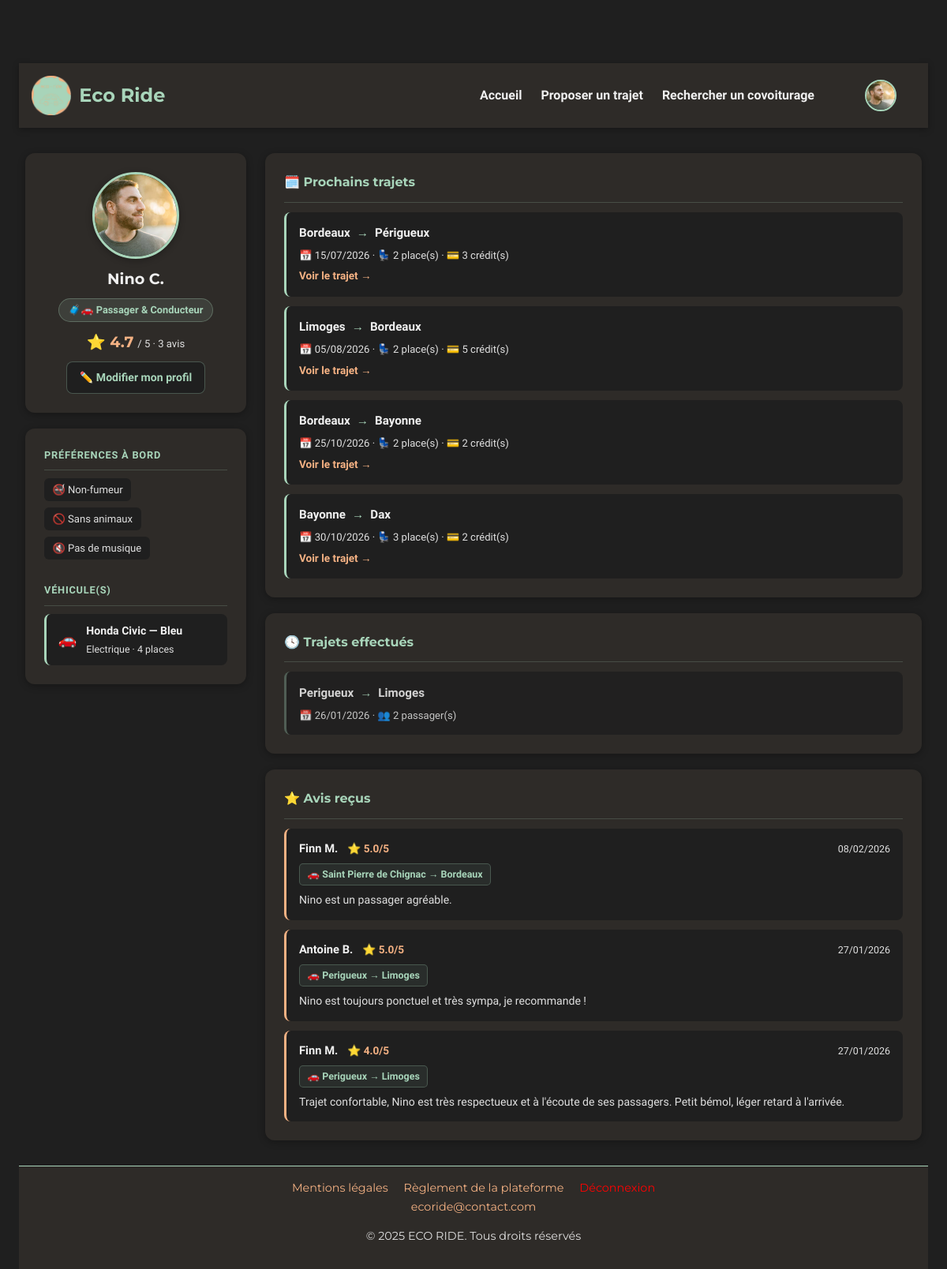
Page /PROJET/UTILISATEUR/USR-profil.php?id=1 (signed in) on the committed database.
### tables this page shows
CREATE TABLE `utilisateurs` (
  `id` int(11) NOT NULL,
  `nom` varchar(100) NOT NULL,
  `prenom` varchar(100) NOT NULL,
  `email` varchar(150) DEFAULT NULL,
  `mot_de_passe` varchar(255) NOT NULL,
  `role` enum('passager','conducteur','passager-conducteur') NOT NULL,
  `date_naissance` date DEFAULT NULL,
  `bio` text DEFAULT NULL,
  `date_inscription` datetime DEFAULT current_timestamp(),
  `photo` varchar(255) DEFAULT 'default.jpg',
  `driver_completed` tinyint(1) DEFAULT 0,
  `profile_completed` tinyint(1) DEFAULT 0,
  `suspendu` tinyint(1) NOT NULL DEFAULT 0
);

CREATE TABLE `vehicules` (
  `vehicule_id` int(11) NOT NULL,
  `id_utilisateur` int(11) NOT NULL,
  `plaque` varchar(20) NOT NULL,
  `date_premiere_immat` date DEFAULT NULL,
  `marque` varchar(50) DEFAULT NULL,
  `modele` varchar(50) DEFAULT NULL,
  `couleur` varchar(50) DEFAULT NULL,
  `carburant` varchar(50) DEFAULT NULL,
  `places` int(11) DEFAULT 4,
  `animaux_acceptes` enum('oui','non') DEFAULT 'non',
  `fumeur` enum('oui','non') DEFAULT 'non',
  `musique` varchar(50) DEFAULT NULL
);

CREATE TABLE `trajets` (
  `id` int(11) NOT NULL,
  `id_conducteur` int(11) NOT NULL,
  `depart` varchar(255) NOT NULL,
  `arrivee` varchar(255) NOT NULL,
  `etapes` text DEFAULT NULL,
  `commentaire` text DEFAULT NULL,
  `date_depart` date NOT NULL,
  `heure_depart` time NOT NULL,
  `heure_arrivee` time DEFAULT NULL,
  `vehicule_id` int(11) DEFAULT NULL,
  `places_disponibles` int(11) DEFAULT 1,
  `prix` int(11) NOT NULL DEFAULT 2,
  `statut` enum('publie','complet','annule','termine','en_cours') DEFAULT 'publie'
);

CREATE TABLE `avis` (
  `id` int(11) NOT NULL,
  `id_trajet` int(11) NOT NULL,
  `id_auteur` int(11) NOT NULL,
  `id_destinataire` int(11) NOT NULL,
  `note` decimal(2,1) DEFAULT NULL,
  `commentaire` text DEFAULT NULL,
  `date_creation` datetime DEFAULT current_timestamp(),
  `statut` enum('en_attente','valide','refuse') NOT NULL DEFAULT 'en_attente'
);

### PROJET/UTILISATEUR/USR-profil.php (the view, shortened to what this page needs)
<?php
include('../PHP/connexion.php');
$id = isset($_GET['id']) ? (int)$_GET['id'] : 0;
$stmt = $bdd->prepare("SELECT * FROM utilisateurs WHERE id = ?");
$stmt->execute([$id]);
$user = $stmt->fetch(PDO::FETCH_ASSOC);
$isOwnProfile = ($_SESSION['user_id'] == $id);
$stmt = $bdd->prepare("SELECT AVG(note) as moyenne, COUNT(*) as total FROM avis WHERE id_destinataire = ? AND statut = 'valide'");
$stmt->execute([$id]);
$note_info = $stmt->fetch(PDO::FETCH_ASSOC);
$stmt = $bdd->prepare("SELECT * FROM vehicules WHERE id_utilisateur = ?");
$stmt->execute([$id]);
$vehicules = $stmt->fetchAll(PDO::FETCH_ASSOC);
$stmt = $bdd->prepare("
    SELECT t.*, COUNT(tp.id_passager) as nb_passagers
    FROM trajets t
    LEFT JOIN trajets_passagers tp ON tp.id_trajet = t.id
    WHERE t.id_conducteur = ? AND t.statut = 'termine'
    GROUP BY t.id
    ORDER BY t.date_depart DESC
    LIMIT 5
");
$stmt->execute([$id]);
$trajets = $stmt->fetchAll(PDO::FETCH_ASSOC);
$stmt = $bdd->prepare("
    SELECT t.*
    FROM trajets t
    WHERE t.id_conducteur = ? AND t.statut IN ('publie', 'complet')
    AND t.date_depart >= CURDATE()
    ORDER BY t.date_depart ASC
    LIMIT 5
");
$stmt->execute([$id]);
$trajets_avenir = $stmt->fetchAll(PDO::FETCH_ASSOC);
$stmt = $bdd->prepare("
    SELECT a.note, a.commentaire, a.date_creation,
           u.prenom, u.nom,
           t.depart AS trajet_depart, t.arrivee AS trajet_arrivee
    FROM avis a
    JOIN utilisateurs u ON u.id = a.id_auteur
    LEFT JOIN trajets t ON t.id = a.id_trajet
    WHERE a.id_destinataire = ? AND a.statut = 'valide'
    ORDER BY a.date_creation DESC
");
$stmt->execute([$id]);
$avis = $stmt->fetchAll(PDO::FETCH_ASSOC);
$roles_labels = [
    'passager'             => '🧳 Passager',
    'conducteur'           => '🚗 Conducteur',
    'passager-conducteur'  => '🧳🚗 Passager & Conducteur',
];
?>
<!DOCTYPE html>
<html lang="fr">
<head>
    <link rel="stylesheet" href="../CSS/style_global.css">
    <link rel="stylesheet" href="../CSS/CSS UTILISATEUR/USR-profil.css">
</head>
<body>
<?php include('../COMPONENTS/COMP-header.php'); ?>
<main class="profil-main">
    <aside class="profil-aside">
        <div class="profil-card">
            <img src="../../IMAGES/profiles/<?= htmlspecialchars($user['photo'] ?? 'default.jpg') ?>"
                 class="profil-avatar" alt="Photo de profil">
            <h2 class="profil-nom"><?= htmlspecialchars($user['prenom'] . ' ' . $user['nom']) ?></h2>
            <span class="profil-role-badge"><?= $roles_labels[$user['role']] ?? ucfirst($user['role']) ?></span>
            <?php if ($note_info['total'] > 0): ?>
            <div class="profil-note">
                <span class="profil-note-value">⭐ <?= number_format($note_info['moyenne'], 1) ?></span>
                <span class="profil-note-label">/ 5 · <?= $note_info['total'] ?> avis</span>
            </div>
            <?php else: ?>
            <p class="profil-note-empty">Aucun avis pour le moment</p>
            <?php endif; ?>
            <?php if ($isOwnProfile): ?>
            <a href="USR-infos-perso.php" class="profil-btn-edit">✏️ Modifier mon profil</a>
            <?php endif; ?>
        </div>
        <?php if (!empty($vehicules)): $v = $vehicules[0]; ?>
        <div class="profil-card">
            <h3 class="profil-card-title">Préférences à bord</h3>
            <div class="profil-prefs">
                <span class="profil-pref-item"><?= $v['fumeur'] === 'oui' ? '🚬 Fumeur' : '🚭 Non-fumeur' ?></span>
                <span class="profil-pref-item"><?= $v['animaux_acceptes'] === 'oui' ? '🐾 Animaux OK' : '🚫 Sans animaux' ?></span>
                <?php if (!empty($v['musique']) && $v['musique'] !== 'none'): ?>
                <span class="profil-pref-item">🎵 <?= htmlspecialchars(ucfirst($v['musique'])) ?></span>
                <?php else: ?>
                <span class="profil-pref-item">🔇 Pas de musique</span>
                <?php endif; ?>
            </div>
            <h3 class="profil-card-title" style="margin-top:1.25rem;">Véhicule(s)</h3>
            <?php foreach ($vehicules as $v): ?>
            <div class="profil-vehicule">
                <span class="profil-vehicule-icon">🚗</span>
                <div>
                    <p class="profil-vehicule-nom"><?= htmlspecialchars($v['marque'] . ' ' . $v['modele']) ?> — <?= htmlspecialchars($v['couleur']) ?></p>
                    <p class="profil-vehicule-detail"><?= htmlspecialchars($v['carburant']) ?> · <?= $v['places'] ?> places</p>
                </div>
            </div>
            <?php endforeach; ?>
        </div>
        <?php endif; ?>
    </aside>
    <div class="profil-content">
        <?php if (!empty($trajets_avenir)): ?>
        <div class="profil-bloc">
            <h3 class="profil-bloc-title">🗓️ Prochains trajets</h3>
            <?php foreach ($trajets_avenir as $t): ?>
            <div class="profil-trajet-item">
                <div class="profil-trajet-route">
                    <span><?= htmlspecialchars($t['depart']) ?></span>
                    <span class="profil-trajet-arrow">→</span>
                    <span><?= htmlspecialchars($t['arrivee']) ?></span>
                </div>
                <div class="profil-trajet-meta">
                    📅 <?= date('d/m/Y', strtotime($t['date_depart'])) ?>
                    · 💺 <?= htmlspecialchars($t['places_disponibles']) ?> place(s)
                    · 💳 <?= (int)$t['prix'] ?> crédit(s)
                </div>
                <a href="USR-details-trajet.php?id=<?= $t['id'] ?>" class="profil-trajet-link">Voir le trajet →</a>
            </div>
            <?php endforeach; ?>
        </div>
        <?php endif; ?>
        <?php if (!empty($trajets)): ?>
        <div class="profil-bloc">
            <h3 class="profil-bloc-title">🕓 Trajets effectués</h3>
            <?php foreach ($trajets as $t): ?>
            <div class="profil-trajet-item profil-trajet-item--past">
                <div class="profil-trajet-route">
                    <span><?= htmlspecialchars($t['depart']) ?></span>
                    <span class="profil-trajet-arrow">→</span>
                    <span><?= htmlspecialchars($t['arrivee']) ?></span>
                </div>
                <div class="profil-trajet-meta">
                    📅 <?= date('d/m/Y', strtotime($t['date_depart'])) ?>
                    · 👥 <?= $t['nb_passagers'] ?> passager(s)
                </div>
            </div>
            <?php endforeach; ?>
        </div>
        <?php endif; ?>
        <?php if (!empty($avis)): ?>
        <div class="profil-bloc">
            <h3 class="profil-bloc-title">⭐ Avis reçus</h3>
            <?php foreach ($avis as $a): ?>
            <div class="profil-avis-item">
                <div class="profil-avis-header">
                    <span class="profil-avis-auteur"><?= htmlspecialchars($a['prenom'] . ' ' . $a['nom']) ?></span>
                    <span class="profil-avis-note">⭐ <?= $a['note'] ?>/5</span>
                    <span class="profil-avis-date"><?= date('d/m/Y', strtotime($a['date_creation'])) ?></span>
                </div>
                <?php if (!empty($a['trajet_depart']) && !empty($a['trajet_arrivee'])): ?>
                <span class="profil-avis-trajet">
                    🚗 <?= htmlspecialchars($a['trajet_depart']) ?> → <?= htmlspecialchars($a['trajet_arrivee']) ?>
                </span>
                <?php endif; ?>
                <?php if ($a['commentaire']): ?>
                <p class="profil-avis-texte"><?= htmlspecialchars($a['commentaire']) ?></p>
                <?php endif; ?>
            </div>
            <?php endforeach; ?>
        </div>
        <?php endif; ?>
    </div>
</main>
<?php include('../COMPONENTS/COMP-footer.php'); ?>
</body>
</html>

### PROJET/CSS/style_global.css (style rules this page uses)
:root { --vert-doux: #a8d5ba; --orange-doux: #f4b183; --beige-fonce: #2e2b28; --gris-doux: #e0e0e0; --texte: #f0f0f0; --fond: #1f1f1f; --shadow: rgba(0, 0, 0, 0.3); }
html { scroll-behavior: smooth; overflow-x: hidden; }
* { box-sizing: border-box; }
body { font-family: 'Century Gothic', 'Montserrat', 'Quicksand', sans-serif; font-weight: 400; line-height: 1.6; background-color: var(--fond); color: var(--texte); margin: 0; padding: 80px 1.5rem 0 1.5rem; overflow-x: hidden; }
main { display: flex; gap: 2rem; padding: 2rem 0.5rem; align-items: flex-start; min-width: 0; }
img { max-width: 100%; height: auto; display: block; }
h1, h2, h3 { font-family: 'Montserrat', 'Century Gothic', sans-serif; color: var(--vert-doux); margin-top: 0; font-weight: 700; }
h2 { font-size: 2rem; margin-bottom: 0.5rem; }
a { color: var(--orange-doux); text-decoration: none; transition: color 0.3s ease; }
a, button { transition: all 0.3s ease; }

### rows in the picture
utilisateurs: photo (picture), prenom+nom "Nino C.", role "🧳🚗 Passager & Conducteur"
vehicules: marque+modele "Honda Civic", couleur "Bleu", carburant "Electrique", places "4"
trajets: depart "Bordeaux", arrivee "Périgueux", date_depart "15/07/2026", places_disponibles "2", prix "3"
trajets: depart "Limoges", arrivee "Bordeaux", date_depart "05/08/2026", places_disponibles "2", prix "5"
trajets: depart "Bordeaux", arrivee "Bayonne", date_depart "25/10/2026", places_disponibles "2", prix "2"
trajets: depart "Bayonne", arrivee "Dax", date_depart "30/10/2026", places_disponibles "3", prix "2"
trajets: depart "Perigueux", arrivee "Limoges", date_depart "26/01/2026", nb_passagers "2"
avis: id_auteur.nom "Finn M.", note "5.0", date_creation "08/02/2026", id_trajet.depart "Saint Pierre de Chignac", id_trajet.arrivee "Bordeaux", commentaire "Nino est un passager agréable."
avis: id_auteur.nom "Antoine B.", note "5.0", date_creation "27/01/2026", id_trajet.depart "Perigueux", id_trajet.arrivee "Limoges", commentaire "Nino est toujours ponctuel et très sympa, je recommande !"
avis: id_auteur.nom "Finn M.", note "4.0", date_creation "27/01/2026", id_trajet.depart "Perigueux", id_trajet.arrivee "Limoges", commentaire "Trajet confortable, Nino est très respectueux et à l'écoute de ses passagers. Petit bémol, léger retard à l'arrivée."

### other values in the picture
$note_info['moyenne'] "4.7"
$note_info['total'] "3"
